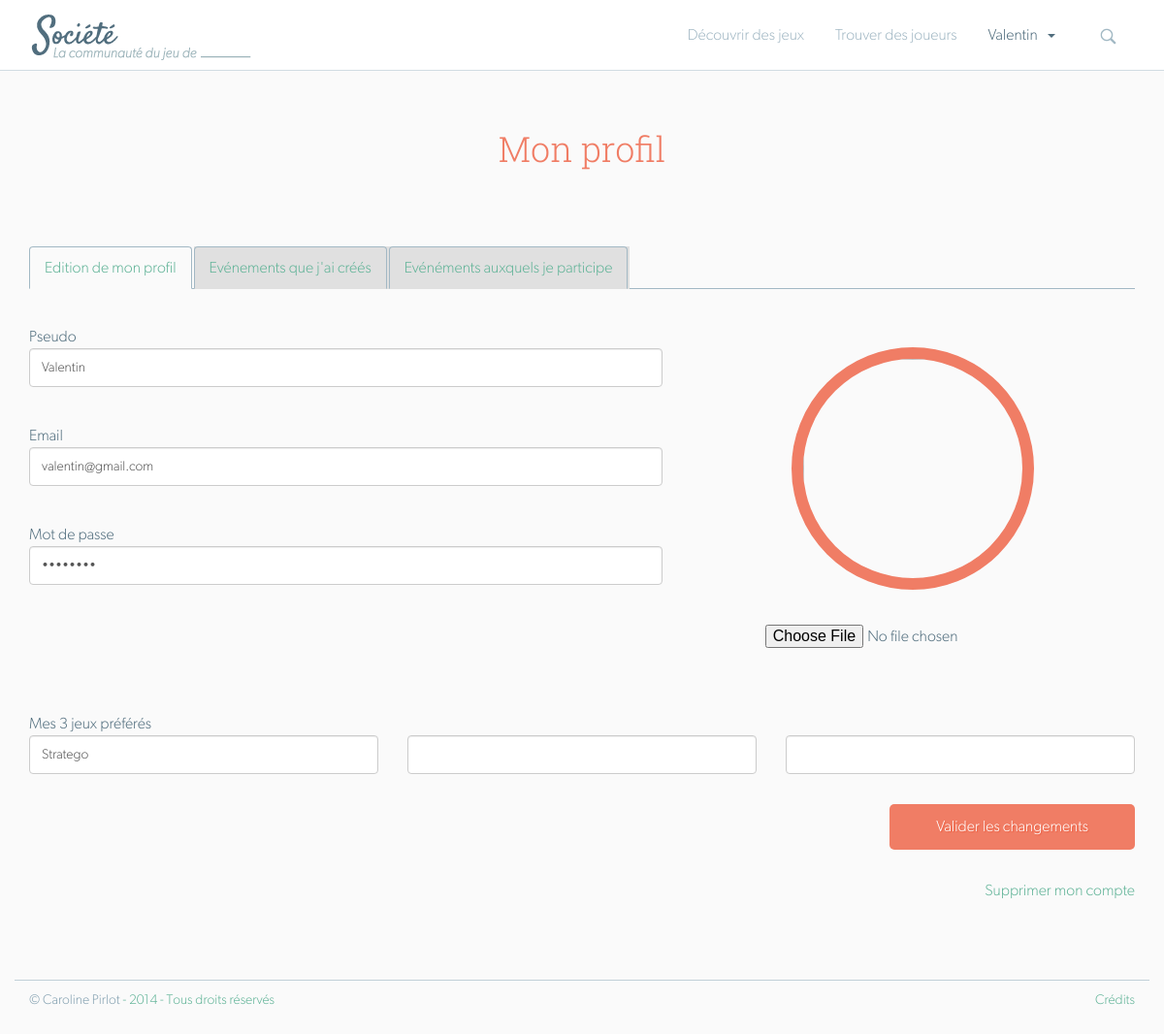
The app's page /edition_profil.php (signed in) with its own data.
### tables this page shows
CREATE TABLE IF NOT EXISTS `membres` (
  `id` int(11) NOT NULL AUTO_INCREMENT,
  `pseudo` varchar(100) NOT NULL,
  `email` varchar(100) NOT NULL,
  `mdp` varchar(100) NOT NULL,
  `avatar` varchar(100) NOT NULL,
  `prefereUn` varchar(100) NOT NULL,
  `prefereDeux` varchar(100) NOT NULL,
  `prefereTrois` varchar(100) NOT NULL,
  `role` varchar(100) NOT NULL,
  PRIMARY KEY (`id`)
);

### php/try-membres.php (called while the page is built, shortened)
<?php
try {
	$stmt = $conn->prepare('SELECT * FROM membres WHERE pseudo = :pseudo');
	$stmt->execute(array(
		':pseudo' => $_SESSION['pseudo']
	));
	$membre = $stmt->fetch();
} catch(PDOException $e) {
	echo 'ERROR: ' . $e->getMessage();
}
?>

### edition_profil.php (the view, shortened to what this page needs)
<?php
require("php/config.php");
include("php/try-membres.php");
 ?>
<!DOCTYPE html>
<html lang="fr">
	<head>
		<link rel="stylesheet" href="css/bootstrap.min.css" />
		<link rel="stylesheet" href="css/styles.min.css" />
	</head>
<body id="profil">
	<header>
		<div class="container">
			<div class="row">
				<div class="col-sm-3 col-xs-12">
					<h1>
						<a href="accueil.php" class="logo">Société</a>
					</h1>
				</div>
				<div class="col-sm-9 col-xs-12">
					<ul class="pull-right nav nav-pills">
					    <li><a href="jeux.php">Découvrir des jeux</a></li>
			  		    <li><a href="evenements.php">Trouver des joueurs</a></li>
					    <li class="dropdown active">
					        <a class="dropdown-toggle" data-toggle="dropdown" href="#"><?php echo $_SESSION['pseudo']; ?><span class="caret"></span>
					    	</a>
					    </li>
					    <li class="quick-search">
							<form class="navbar-search search" action="resultats.php" method="post">
								<input id="submit" type="submit" name="rapide" value="">
							</form>
						</li>
					</ul>
				</div>
			</div>
		</div>
	</header>
	<div id="content">
		<div class="container">
			<h2 class="text-center">Mon profil</h2>
			<ul class="nav nav-tabs" id="myTab">
				<li class="active"><a href="#editionProf" data-toggle="tab">Edition de mon profil</a></li>
				<li><a href="#organiser" data-toggle="tab">Evénements que j'ai créés</a></li>
				<li><a href="#participer" data-toggle="tab">Evénéments auxquels je participe</a></li>
			</ul>
			<div class="tab-content">
			  	<div class="tab-pane fade in active" id="editionProf">
			  		<form method="post" action="#" class="form-horizontal espaceTab" role="form" enctype="multipart/form-data">
						<div class="row">
							<section class="col-sm-7">
								<div class="form-group ">
									<label for="pseudo" class="control-label">Pseudo</label>
									<input class="form-control" type="text" name="pseudo" id="pseudo" value="<?php echo $membre['pseudo']; ?>" />
								</div>
								<div class="form-group ">
									<label for="email" class="control-label">Email</label>
									<input class="form-control" type="email" name="email" id="email" value="<?php echo $membre['email']; ?>" />
								</div>
								<div class="form-group ">
									<label for="mdp" class="control-label">Mot de passe</label>
									<input class="form-control" type="password" name="mdp" id="mdp" value="<?php echo $membre['mdp']; ?>" />
								</div>
							</section>
							<section class="col-sm-5 text-center prev">
								<img src="images/miniavatars/<?php echo $membre['avatar']; ?>" alt="" id="apercu" class="img-circle avatarProfil">
								<div class="form-group">
								    <input type="file" id="avatar" class="avatar" name="avatar" value="<?php echo $membre['avatar']; ?>">
								</div>
							</section>
						</div>
						<div class="row">
							<div class="col-sm-12">
								<label for="preferes" class="control-label">Mes 3 jeux préférés</label>
								<div class="row">
									<div class="form-group">
										<div class="col-sm-4 inputEspace">
											<input class="form-control col-sm-4" type="text" name="prefereUn" id="prefereUn" value="<?php echo $membre['prefereUn']; ?>" />
										</div>
										<div class="col-sm-4 inputEspace">
											<input class="form-control col-sm-4" type="text" name="prefereDeux" id="prefereDeux" value="<?php echo $membre['prefereDeux']; ?>" />
										</div>
										<div class="col-sm-4 inputEspace">
											<input class="form-control col-sm-4" type="text" name="prefereTrois" id="prefereTrois" value="<?php echo $membre['prefereTrois']; ?>" />
										</div>
									</div>
								</div>
							</div>
						</div>
						<div class="row">
							<div class="col-sm-12">
								<input class="btn btn-default pull-right supProfil" type="submit" name="editionProfil" value="Valider les changements" id="editionProfil" />
							</div>
						</div>
						<div class="row">
							<div class="col-sm-12 text-right">
								<?php
									if(isset($_SESSION['pseudo'])){
										echo '<a href="php/suppression_membre.php?id='.$membre['id'].'">Supprimer mon compte</a>';
									}
								 ?>
							</div>
						</div>
					</form>
				</div>
			</div>
		</div>
	</div>
	<?php include("footer.php"); ?>
</body>
</html>

### records on screen
membres: pseudo "Valentin", email "valentin@gmail.com", prefereUn "Stratego"

### other values on screen
$_SESSION['pseudo'] "Valentin"
